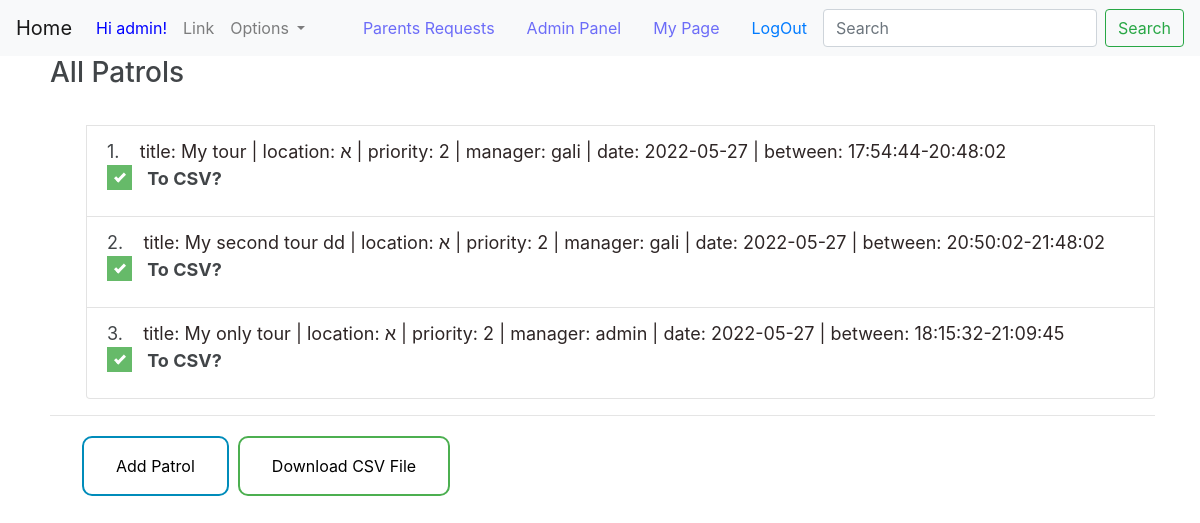
Screenshot of /patrols/PatrolManagement/ (signed in) with the database file from the repository.
### Patrols/models.py (models this page shows, shortened)
class Patrol(models.Model):
    class PatrolStatus(models.TextChoices):
        CREATION = "Creation"
        ACTIVE = "Active"
        ARCHIVE = "Archive"
    manager = models.ForeignKey(User, on_delete=models.CASCADE, related_name='patrols', null=False)
    title = models.CharField('title', max_length=MEDIUM_STRING)
    patrol_status = models.CharField('patrol status', max_length=MIN_STRING, null=True, choices=PatrolStatus.choices,
                                     default=PatrolStatus.CREATION)
    description = models.TextField('summary', max_length=MAX_STRING, null=True, blank=True)
    time_created = models.DateTimeField('time created', default=current_time, null=False)
    time_updated_last = models.DateTimeField('last updated', default=current_time, null=False)
    location = models.CharField(max_length=MEDIUM_STRING, choices=get_locations(), default=default_neighborhoods[0])
    date = models.DateField('date', default=current_time, null=False)
    start_time = models.TimeField('start time', default=current_time, null=False)
    end_time = models.TimeField('end time', default=current_time() + timezone.timedelta(hours=3), null=False)
    priority = models.IntegerField('priority', default=MAX_PRIORITY, blank=True)
    participants_needed = models.IntegerField('participants needed', default=DEFAULT_PATROL_SIZE)
    reactions = models.ManyToManyField(User, related_name='reactions', blank=True)
    approved_reactions = models.ManyToManyField(User, related_name='approved_reactions', blank=True)
    users_participated = models.ManyToManyField(User, related_name='participants', blank=True)
    update_priority = models.BooleanField(default=False)
    def __str__(self):
        return f'title: {self.title} | location: {self.location} | priority: {self.priority} | ' \
               f'manager: {self.manager} | date: {self.date} | between: {self.start_time}-{self.end_time}'

### Patrols/views.py (the view, shortened to what this page needs)
# urls.py: path(r'PatrolManagement/', patrol_management, name='PatrolManagement'),
@user_passes_test(lambda u: u.is_authenticated and u.profile.is_patrol_manager, login_url='/', redirect_field_name=None)
def patrol_management(request):
    error = ''
    if request.user.is_superuser:
        patrols = [(number + 1, patrol) for number, patrol in enumerate(Patrol.objects.all())]
    else:
        patrols = [(number + 1, patrol) for number, patrol in enumerate(request.user.patrols.all())]
    context = {
        'patrols': patrols,
        'error': error
    }
    return render(request, 'Patrols/PatrolManagement.html', context)

### HomePage/templates/Patrols/PatrolManagement.html (shortened to what this page needs)
{% extends 'base.html' %}
{% block content %}
<!DOCTYPE html>
<html lang="en">
<head>
</head>
<body>
<form method="POST">
    <div class="patrol_list: ">
         <ul class="list-group" style="opacity:0.85;">
             {% if user.is_superuser %}
             <h3>All Patrols</h3><br>
             {% else %}
             <h3>My Patrols</h3><br>
             {% endif %}
             {% for number, patrol in patrols %}
                 <li class="list-group-item" style="margin-left:2em">{{ number }}.&nbsp;&nbsp;&nbsp;
                     <a href="{% url 'patrol_page' patrol.pk %}" style="color:#0A0000">{{ patrol }}</a>
                     <label class="container">
                         &nbsp;&nbsp;&nbsp; <b>To CSV?</b>&nbsp;&nbsp;
                         <span class="checkmark"></span>
                     </label>
             {% endfor %}
         </ul>
        <hr>
    </div>
        <a href="{% url 'CreatePatrol' %}" class="button button_blue" style="margin-left:2em">Add Patrol</a>
        <button type="submit" class="button button_green">Download CSV File</button>
</form>
</body>
</html>
{% endblock %}

### HomePage/templates/base.html (shortened to what this page needs)
{% load static %}
<!DOCTYPE html>
<html lang="en">
<head>
    <link rel="stylesheet" href="https://cdn.jsdelivr.net/npm/bootstrap@4.5.3/dist/css/bootstrap.min.css">
</head>
<body>
    <div>
        <nav class="navbar navbar-expand-lg navbar-light bg-light">
          <a class="navbar-brand" href="{% url 'homepage' %}">Home</a>
          <div class="collapse navbar-collapse" id="navbarSupportedContent">
            <ul class="navbar-nav mr-auto">
                {% if user.is_authenticated %}
              <li class="nav-item active">
              <a class="nav-link disabled" href="#" style="color:blue;">Hi {{ user.username }}!</a>
              </li>
                {% endif %}
              <li class="nav-item">
                <a class="nav-link" href="#">Link</a>
              </li>
                 {% if user.is_authenticated %}
              <li class="nav-item dropdown">
                <a class="nav-link dropdown-toggle" href="#" id="navbarDropdown" role="button" data-toggle="dropdown" aria-haspopup="true" aria-expanded="false">
                  Options
                </a>
              </li>
                {% endif %}
            </ul>
              {% if user.is_authenticated %}
                {% if user.is_superuser %}
                    <a class="nav-link active" href="{% url 'parentsRequests' %}"><h8 style="color:#6c6cf8;">Parents Requests</h8> <span class="sr-only">(current)</span></a>
                    <a class="nav-link active" href="{% url 'adminPage' %}"><h8 style="color:#6c6cf8;">Admin Panel</h8> <span class="sr-only">(current)</span></a>
                {% endif %}
                {% if user.profile.is_patrol_manager or user.is_superuser %}
                    <a class="nav-link active" href="{% url 'resident_page' %}"><h8 style="color:#6c6cf8;">My Page</h8> <span class="sr-only">(current)</span></a>
                    {% else %}
                    <a class="nav-link active" href="{% url 'resident_page' %}"><h8 style="color:#6c6cf8;">My Page</h8> <span class="sr-only">(current)</span></a>
                {% endif %}
                <a class="nav-link active" href="{% url 'logoutuser' %}">LogOut</a>
              {% else %}
                <a class="nav-link active" href="{% url 'AddParent' %}">Register</a>
                <a class="nav-link active" href="{% url 'Login' %}">Login</a>
              {% endif %}
            <form class="form-inline my-2 my-lg-0">
              <input class="form-control mr-sm-2" type="search" placeholder="Search" aria-label="Search">
              <button class="btn btn-outline-success my-2 my-sm-0" type="submit">Search</button>
            </form>
          </div>
        </nav>
    </div>
    <div class="container">
        <div id="content" name="content">
            {% block content %}
            {% endblock %}
        </div>
    </div>
</body>
</html>

### HomePage/templates/base.html (style rules this page uses)
.button { background-color: #4CAF50; border: none; color: white; padding: 16px 32px; text-align: center; text-decoration: none; display: inline-block; font-size: 16px; margin: 4px 2px; transition-duration: 0.4s; cursor: pointer; border-radius:10px; }
.button_green { background-color: white; color: black; border: 2px solid #4CAF50; }
.button_blue { background-color: white; color: black; border: 2px solid #008CBA; }
.container { display: block; position: relative; padding-left: 20px; margin-bottom: 12px; font-size: 18px; }
.checkmark { cursor: pointer; position: absolute; top: 0; left: 0; height: 25px; width: 25px; background-color: #eee; }
.container input:checked ~ .checkmark { background-color: #4CAF50; }
.checkmark:after { content: ""; position: absolute; display: none; }
.container input:checked ~ .checkmark:after { display: block; }
.container .checkmark:after { left: 10px; top: 6px; width: 6px; height: 11px; border: solid white; border-width: 0 3px 3px 0; -webkit-transform: rotate(45deg); -ms-transform: rotate(45deg); transform: rotate(45deg); }

### rows the page displays
Patrol: id "1", title+location+priority "title: My tour | location: א | priority: 2 | manager: gali | date: 2022-05-27 | between: 17:54:44-20:48:02"
Patrol: number "2", title+location+priority "title: My second tour dd | location: א | priority: 2 | manager: gali | date: 2022-05-27 | between: 20:50:02-21:48:02"
Patrol: id "3", title+location+priority "title: My only tour | location: א | priority: 2 | manager: admin | date: 2022-05-27 | between: 18:15:32-21:09:45"

### other values shown
{{ user.username }} "admin"
